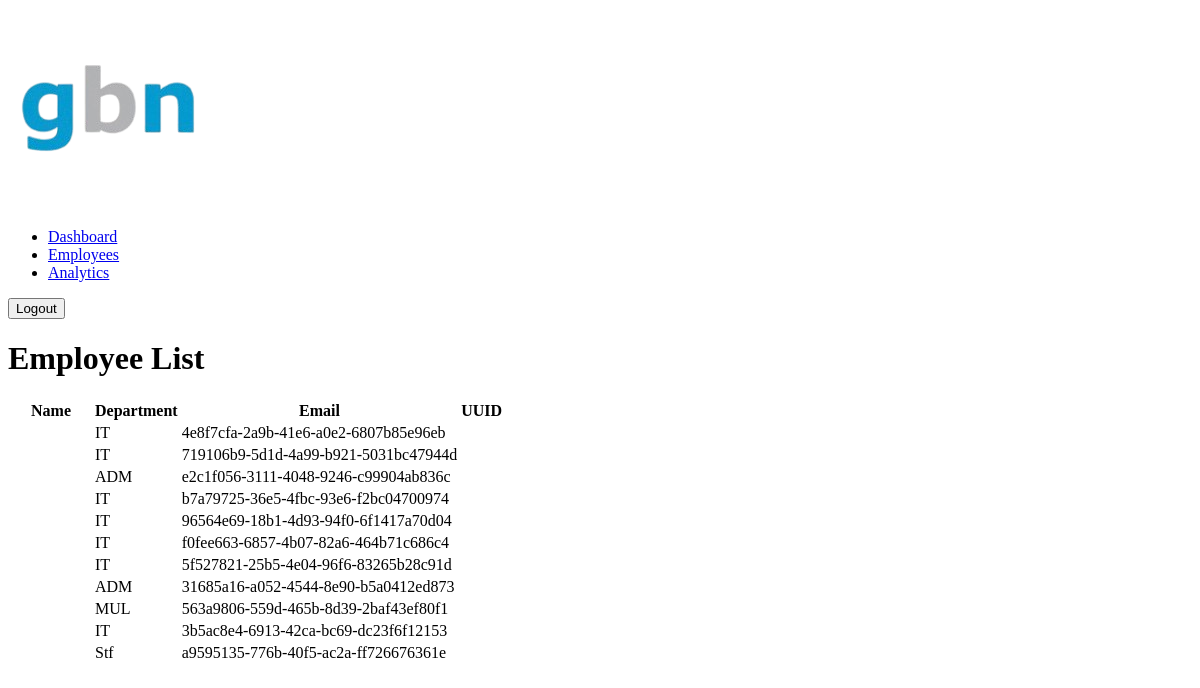
/employees/ (signed in), run on an earlier commit of the app's database.
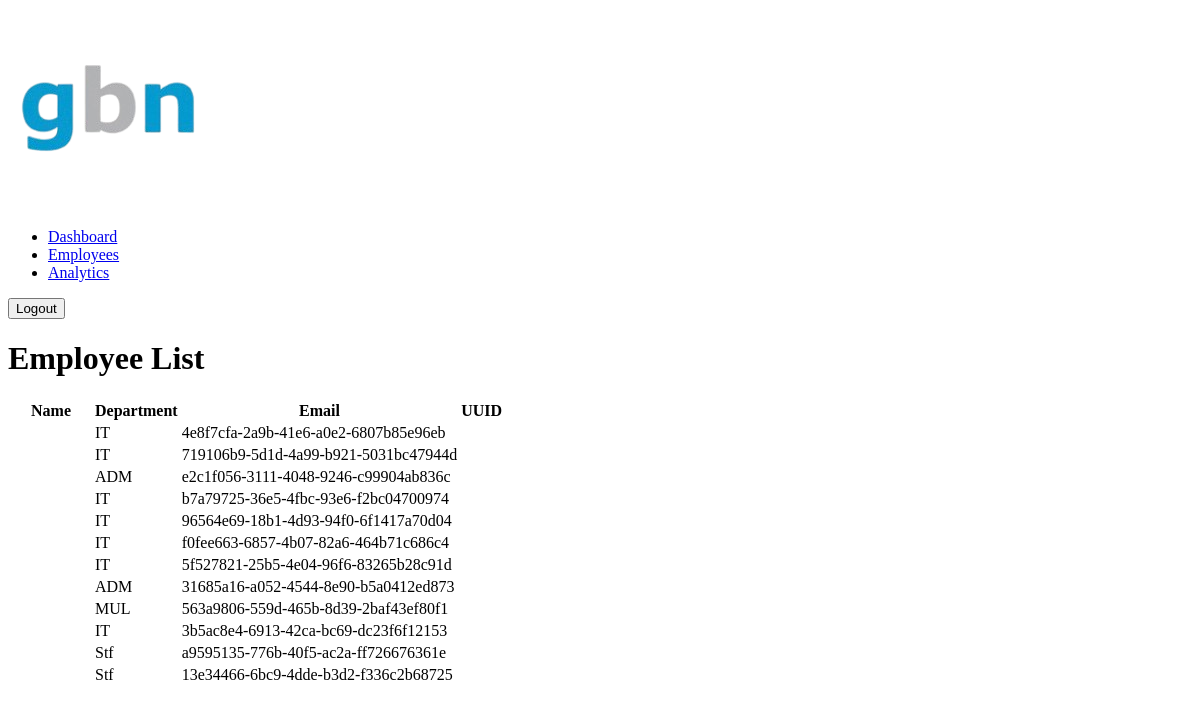
And on a later commit of the database.
### gbnqrify/models.py (models this page shows, shortened)
class Employee(models.Model):
    DEPARTMENT_CHOICES = [
        ('HR', 'Human Resources'),
        ('IT', 'Information Technology'),
        ('ADM', 'Administration'),
        ('COM', 'Communication'),
        ('MUL', 'Multimedia'),
        ('ACC', 'Accounts'),
        ('EDT', 'Editorial'),
        ('Stf', 'Staff'),
    ]
    user = models.OneToOneField(User, on_delete=models.CASCADE, null=True, blank=True)
    uuid = models.UUIDField(primary_key=True, editable=False, default=uuid.uuid4)
    first_name = models.CharField(max_length=50)
    last_name = models.CharField(max_length=50)
    department = models.CharField(max_length=10, choices=DEPARTMENT_CHOICES)
    created_at = models.DateField(default=timezone.now)
    qr_code = models.ImageField(upload_to='qr_codes/', blank=True, null=True)
    am_start_time = models.TimeField(default=time(9, 0))
    pm_start_time = models.TimeField(default=time(13, 30))

### gbnqrify/views.py (the view)
# urls.py: path('employees/', views.employee_list, name='employee_list'),
@login_required
@user_passes_test(is_admin)
def employee_list(request):
    employees = Employee.objects.all()
    return render(request, 'gbnqrify/employee_list.html', {'employees': employees})

### gbnqrify/views.py (called while the page is built)
def is_admin(user):
    return user.is_superuser or user.is_staff

### gbnqrify/templates/gbnqrify/employee_list.html (shortened to what this page needs)
{% load static %}
<!DOCTYPE html>
<html lang="en">
<head>
  <link rel="stylesheet" href="{% static 'css/employee_list.css' %}">
</head>
<body>
  <div class="navbar">
    <div class="logo">
      <img src="{% static 'img/logo.png' %}" alt="Logo" />
    </div>
    <ul class="nav-links">
      <li><a href="/dashboard/">Dashboard</a></li>
      <li><a href="#" class="active">Employees</a></li>
      <li><a href="/analytics/">Analytics</a></li>
    </ul>
    <form method="post" action="{% url 'logout' %}">
      <button class="btn-logout">Logout</button>
    </form>
  </div>
  <h1>Employee List</h1>
  <table class="modern-table">
    <thead>
      <tr>
        <th style="width: 80px;">Name</th>
        <th>Department</th>
        <th>Email</th>
        <th>UUID</th>
      </tr>
    </thead>
    <tbody>
      {% for employee in employees %}
      <tr>
        <td>{{ employee.name }}</td>
        <td>{{ employee.department }}</td>
        <td>{{ employee.uuid }}</td>
      </tr>
      {% empty %}
      <tr><td colspan="4">No employees found.</td></tr>
      {% endfor %}
    </tbody>
  </table>
</body>
</html>

What changed in the data, as far as the page shows it:
added Employee: department "Stf", uuid "13e34466-6bc9-4dde-b3d2-f336c2b68725"
